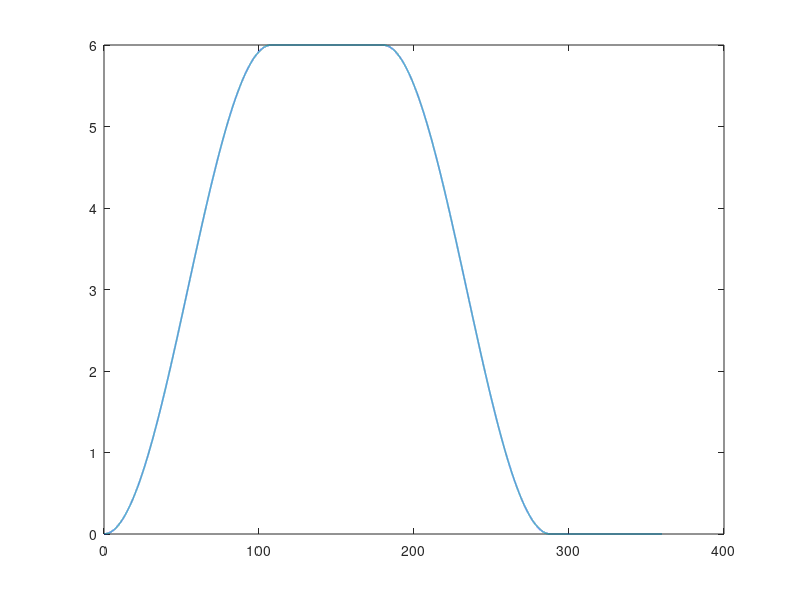

Write MATLAB code to recreate this figure. (Note: this script raises an error after producing the figure.)
%%% Harmonic Motion %%%

clc;
clear;
close all;

L = 6;  % Lift (mm)
beta = 0.3 * 2 * pi;    % Rise Portion (rad)
dwell = 0.2 * 2 * pi;   % Half of Dwell Portion (rad)

theta = 0:0.01/180*pi:2*pi; % Rotation of Cam (rad)

y = inf(1, length(theta));  % Displacement
dy = inf(1, length(theta)); % Velocity
ddy = inf(1, length(theta));    % Acceleration
dddy = inf(1, length(theta));   % Jerk

i = 1;
for th = theta
    if th < beta
        y(i) = L/2 * (1 - cos(pi*th/beta));
        dy(i) = pi*L/2/beta * sin(pi*th/beta);
        ddy(i) = (pi^2)*L/2/(beta^2) * cos(pi*th/beta);
        dddy(i) = -(pi^3)*L/2/(beta^3) * sin(pi*th/beta);
    elseif (th >= beta) && (th <= beta + dwell)
        y(i) = L;
        dy(i) = 0;
        ddy(i) = 0;
        dddy(i) = 0;
    elseif (th > beta + dwell) && (th < beta + dwell + beta)
        y(i) = L/2 * (1 + cos(pi*(th-(beta+dwell))/beta));
        dy(i) = -pi*L/2/beta * sin(pi*(th-(beta+dwell))/beta);
        ddy(i) = -(pi^2)*L/2/(beta^2) * cos(pi*(th-(beta+dwell))/beta);
        dddy(i) = (pi^3)*L/2/(beta^3) * sin(pi*(th-(beta+dwell))/beta);
    elseif th >= beta + dwell + beta
        y(i) = 0;
        dy(i) = 0;
        ddy(i) = 0;
        dddy(i) = 0;
    end
    
    i = i + 1;
end

% Plot: Displacement
figure;
plot(theta/pi*180, y, 'Linewidth', 1.2);
hold on;
xline(beta/2/pi*180, '--');
xline(beta/pi*180);
xline((beta+dwell)/pi*180);
xline((beta+dwell+beta/2)/pi*180, '--');
xline((beta+dwell+beta)/pi*180);
axis([0, 360, 0, 6]);
grid on;
xlabel('$\theta\ (^{\circ})$', 'Interpreter', 'latex');
ylabel('$Displacement\ (mm)$', 'Interpreter', 'latex');
title('$Harmonic:\ Displacement\ Diagram$', 'Interpreter', 'latex');
xticks([0, beta/2/pi*180, beta/pi*180, (beta+dwell)/pi*180, (beta+dwell+beta/2)/pi*180,...
        (beta+dwell+beta)/pi*180, 360]);
xticklabels({'0', num2str(beta/2/pi*180), num2str(beta/pi*180), num2str((beta+dwell)/pi*180),...
             num2str((beta+dwell+beta/2)/pi*180), num2str((beta+dwell+beta)/pi*180), '360'});
set(gca, 'TickLabelInterpreter', 'latex');
% print(gcf, 'G:\University\Mechanics of Machines\Project\Cam & Follower\MATLAB\9.png', '-dpng', '-r500');

% Plot: Velocity
figure;
plot(theta/pi*180, dy, 'Linewidth', 1.2);
hold on;
xline(beta/2/pi*180, '--');
xline(beta/pi*180);
xline((beta+dwell)/pi*180);
xline((beta+dwell+beta/2)/pi*180, '--');
xline((beta+dwell+beta)/pi*180);
yline(0);
axis([0, 360, -5, 5]);
grid on;
xlabel('$\theta\ (^{\circ})$', 'Interpreter', 'latex');
ylabel('$Velocity\ (mm/s)$', 'Interpreter', 'latex');
title('$Harmonic:\ Velocity\ Diagram$', 'Interpreter', 'latex');
xticks([0, beta/2/pi*180, beta/pi*180, (beta+dwell)/pi*180, (beta+dwell+beta/2)/pi*180,...
        (beta+dwell+beta)/pi*180, 360]);
xticklabels({'0', num2str(beta/2/pi*180), num2str(beta/pi*180), num2str((beta+dwell)/pi*180),...
             num2str((beta+dwell+beta/2)/pi*180), num2str((beta+dwell+beta)/pi*180), '360'});
set(gca, 'TickLabelInterpreter', 'latex');
% print(gcf, 'G:\University\Mechanics of Machines\Project\Cam & Follower\MATLAB\10.png', '-dpng', '-r500');

% Plot: Acceleration
figure;
plot(theta/pi*180, ddy, 'Linewidth', 1.2);
hold on;
xline(beta/2/pi*180, '--');
xline(beta/pi*180);
xline((beta+dwell)/pi*180);
xline((beta+dwell+beta/2)/pi*180, '--');
xline((beta+dwell+beta)/pi*180);
yline(0);
axis([0, 360, -25/3, 25/3]);
grid on;
xlabel('$\theta\ (^{\circ})$', 'Interpreter', 'latex');
ylabel('$Acceleration\ (mm/s\textsuperscript{2})$', 'Interpreter', 'latex');
title('$Harmonic:\ Acceleration\ Diagram$', 'Interpreter', 'latex');
xticks([0, beta/2/pi*180, beta/pi*180, (beta+dwell)/pi*180, (beta+dwell+beta/2)/pi*180,...
        (beta+dwell+beta)/pi*180, 360]);
xticklabels({'0', num2str(beta/2/pi*180), num2str(beta/pi*180), num2str((beta+dwell)/pi*180),...
             num2str((beta+dwell+beta/2)/pi*180), num2str((beta+dwell+beta)/pi*180), '360'});
yticks([double(-25/3), -6:2:6, double(25/3)]);
yticklabels({'$-25/3$', '-6', '-4', '-2', '0', '2', '4', '6', '$25/3$'});
set(gca, 'TickLabelInterpreter', 'latex');
% print(gcf, 'G:\University\Mechanics of Machines\Project\Cam & Follower\MATLAB\11.png', '-dpng', '-r500');

% Plot: Jerk
figure;
plot(theta/pi*180, dddy, 'Linewidth', 1.2);
hold on;
xline(beta/2/pi*180, '--');
xline(beta/pi*180);
xline((beta+dwell)/pi*180);
xline((beta+dwell+beta/2)/pi*180, '--');
xline((beta+dwell+beta)/pi*180);
yline(0);
axis([0, 360, -125/9, 125/9]);
grid on;
xlabel('$\theta\ (^{\circ})$', 'Interpreter', 'latex');
ylabel('$Jerk\ (mm/s\textsuperscript{3})$', 'Interpreter', 'latex');
title('$Harmonic:\ Jerk\ Diagram$', 'Interpreter', 'latex');
xticks([0, beta/2/pi*180, beta/pi*180, (beta+dwell)/pi*180, (beta+dwell+beta/2)/pi*180,...
        (beta+dwell+beta)/pi*180, 360]);
xticklabels({'0', num2str(beta/2/pi*180), num2str(beta/pi*180), num2str((beta+dwell)/pi*180),...
             num2str((beta+dwell+beta/2)/pi*180), num2str((beta+dwell+beta)/pi*180), '360'});
yticks([double(-125/9), -10:5:10, double(125/9)]);
yticklabels({'$-125/9$', '-10', '-5', '0', '5', '10', '$125/9$'});
set(gca, 'TickLabelInterpreter', 'latex');
% print(gcf, 'G:\University\Mechanics of Machines\Project\Cam & Follower\MATLAB\12.png', '-dpng', '-r500');

% Plot: Jerk: Differentiation
b = diff(ddy)./diff(theta);
figure;
plot(theta(1:end-1)/pi*180, b, 'Linewidth', 1.2);
hold on;
xline(beta/2/pi*180, '--');
xline(beta/pi*180);
xline((beta+dwell)/pi*180);
xline((beta+dwell+beta/2)/pi*180, '--');
xline((beta+dwell+beta)/pi*180);
yline(0);
xlim([0, 360]);
grid on;
xlabel('$\theta\ (^{\circ})$', 'Interpreter', 'latex');
ylabel('$Jerk\ (mm/s\textsuperscript{3})$', 'Interpreter', 'latex');
title('$Harmonic:\ Jerk\ Diagram: Differentiation$', 'Interpreter', 'latex');
xticks([0, beta/2/pi*180, beta/pi*180, (beta+dwell)/pi*180, (beta+dwell+beta/2)/pi*180,...
        (beta+dwell+beta)/pi*180, 360]);
xticklabels({'0', num2str(beta/2/pi*180), num2str(beta/pi*180), num2str((beta+dwell)/pi*180),...
             num2str((beta+dwell+beta/2)/pi*180), num2str((beta+dwell+beta)/pi*180), '360'});
set(gca, 'TickLabelInterpreter', 'latex');
% print(gcf, 'G:\University\Mechanics of Machines\Project\Cam & Follower\MATLAB\13.png', '-dpng', '-r500');
